Frame 1 (no input): blank canvas, image omitted
Frame 60 (the mouse pressed at the canvas centre just before this capture): blank canvas, image omitted
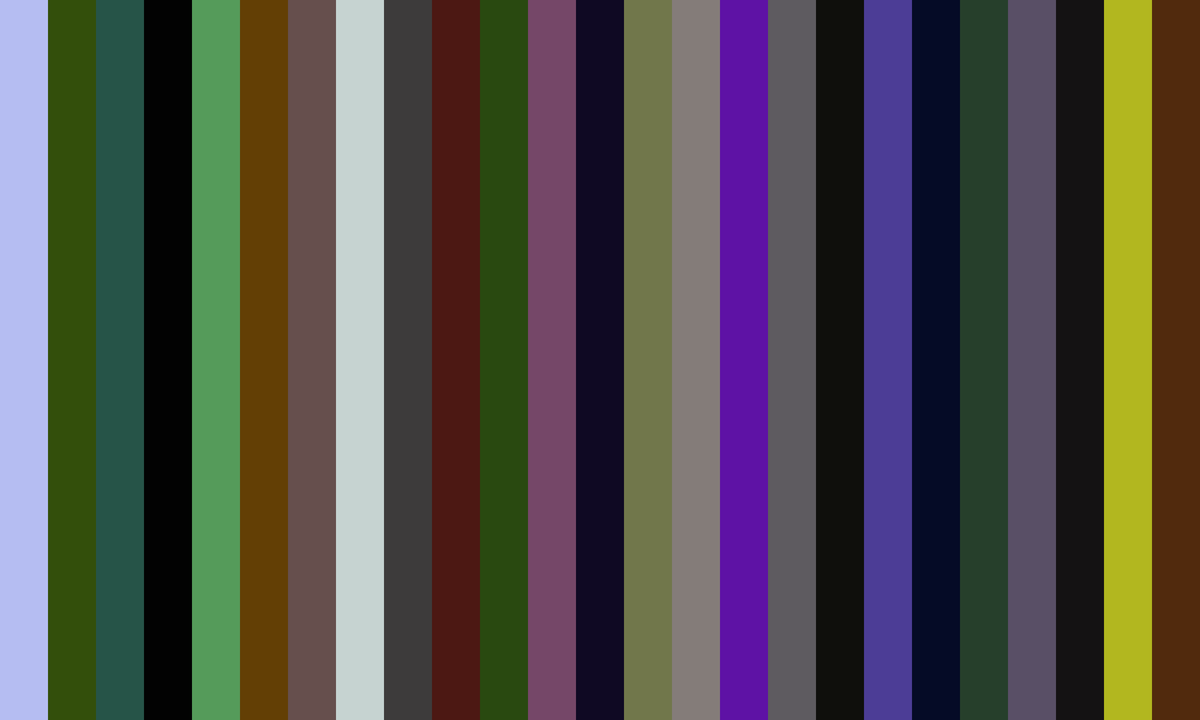
Frame 120 (the mouse held since frame 60 and released just before this capture)

The Processing sketch whose frames 1 and 60 were blank and that drew this single picture after the mouse press (run headless with seeded random() and noise(); from frame 60 on, the mouse is pressed at the canvas centre):

// Processing sketch: GD_colorpalettes
// ── GD_colorpalettes.pde
//Gigi Miller
// Learning Processing
// From Book Generative Design P1.2.3 



int tileCountX = 50; 
int tileCountY = 10; 

int[] hueValues = new int[tileCountX];
int[] saturationValues = new int[tileCountX];
int[] brightnessValues = new int[tileCountX];


void setup() {
  size (2500, 1500);
  colorMode(HSB, 360, 100, 100, 100);
  noStroke();
  
  // initiate arrays with random values
  for (int i=0; i<tileCountX; i++) {
    hueValues[i] = (int) random(0,360);
    saturationValues[i] = (int) random(0,100);
    brightnessValues[i] = (int) random(0,100);
  }
}


void draw() {
  // white back
  background(0,0,100);

  // count every tile
  int counter = 0;

  // map mouse to grid resolution
  int currentTileCountX = (int) map(mouseX, 0,width, 1,tileCountX);
  int currentTileCountY = (int) map(mouseY, 0,height, 1,tileCountY);
  float tileWidth = width / (float) currentTileCountX;
  float tileHeight = height / (float) currentTileCountY;

  for (int gridY=0; gridY< tileCountY; gridY++) {
    for (int gridX=0; gridX< tileCountX; gridX++) {  
      float posX = tileWidth*gridX;
      float posY = tileHeight*gridY;
      int index = counter % currentTileCountX;

      // get component color values
      fill(hueValues[index],saturationValues[index],brightnessValues[index]);
      rect(posX, posY, tileWidth, tileHeight);
      counter++;
    }
  }

}


void keyReleased() {
  // when 1 is pressed arrays are filled with random values, therefore any color may appear in the palette 
  if (key == '1') {
    for (int i=0; i<tileCountX; i++){
      hueValues[i] = (int) random(0,360);
      saturationValues[i] = (int) random(0, 100); 
      brightnessValues[i] = (int) random(0, 100); 
    }
  }
  // if 2 is pressed pallette is full of bright colors 
  if (key == '2') {
        for (int i=0; i<tileCountX; i++){
          hueValues[i] = (int) random(0,360);
          saturationValues[i] = (int) random(0, 100); 
          brightnessValues[i] = 100; 
    }
  }
  // saturation is set to 100 so a darker palette is created (no pastels)
    if (key == '3') {
        for (int i=0; i<tileCountX; i++){
          hueValues[i] = (int) random(0,360);
          saturationValues[i] = 100; 
          brightnessValues[i] = (int) random(0,100); 
    }
  }
  // saturation is set to 0 so a gray scale palette is produced 
  if (key == '4') {
    for (int i=0; i<tileCountX; i++){
      hueValues[i] = 00;
      saturationValues[i] = 0; 
      brightnessValues[i] = (int) random(0,100); 
    }
  }
  // hue is set to 195 and sat to 100 meaning a palette of full blue tones is created
    if (key == '5') {  
    for (int i=0; i<tileCountX; i++) {
      hueValues[i] = 195;
      saturationValues[i] = 100;
      brightnessValues[i] = (int) random(0,100);
    }
  }
  // because saturation is random but brightness and hue are set a very light blue palette is created
    if (key == '6') {  
    for (int i=0; i<tileCountX; i++) {
      hueValues[i] = 195;
      saturationValues[i] = (int) random(0,100);
      brightnessValues[i] = 100;
    }
  }
    //color ranges restricted only warmer colors (sorta green is a cool color)
    if (key == '7') {  
    for (int i=0; i<tileCountX; i++) {
      hueValues[i] = (int) random(0,180);
      saturationValues[i] = (int) random(80,100);
      brightnessValues[i] = (int) random(50,90);
    }
  }
  // other half of hue values -- purples and red palette
    if (key == '8') {  
      for (int i=0; i<tileCountX; i++) {
        hueValues[i] = (int) random(180,360);
        saturationValues[i] = (int) random(80,100);
        brightnessValues[i] = (int) random(50,90);
      }
    }
    // mixing palettes every other number is either a fixed saturation or a blue hue 
    if (key == '9') {
      for (int i=0; i<tileCountX; i++) {
        if (i%2 == 0) {
          hueValues[i] = (int) random(0,360);
          saturationValues[i] = 100;
          brightnessValues[i] = (int) random(0,100);
        } 
      else {
        hueValues[i] = 195;
        saturationValues[i] = (int) random(0,100);
        brightnessValues[i] = 100;
      }
    }
    }
    // mixing palettes, every other number is either a purple hue or a blue hue of random sat/bright1
    if (key == '0') {  
      for (int i=0; i<tileCountX; i++) {
        if (i%2 == 0) {
          hueValues[i] = (int) 192;
          saturationValues[i] = (int) random(0,100);
          brightnessValues[i] = (int) random(10,100);
        } 
        else {
          hueValues[i] = 273;
          saturationValues[i] = (int) random(0,100);
          brightnessValues[i] = (int) random(10,90);
        }
      }
    }
    
  }
